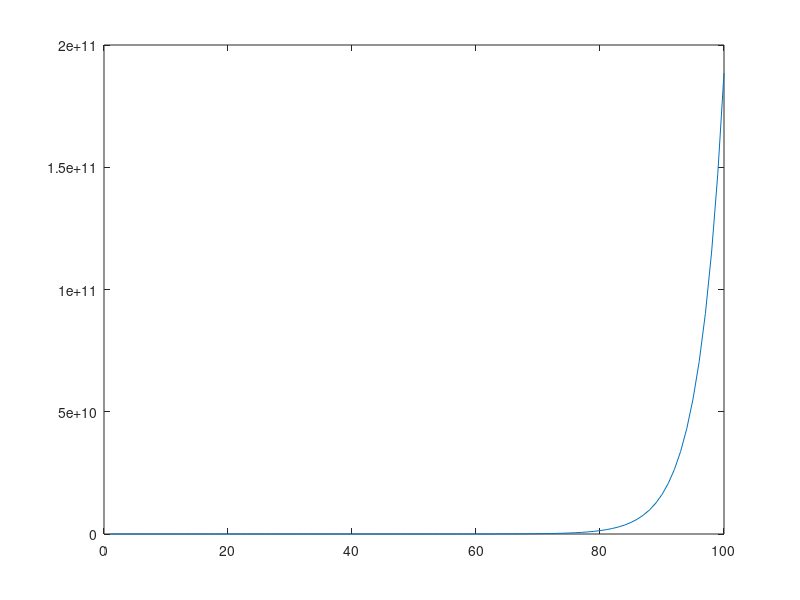

Recreate this plot in MATLAB.

% matrix eigen values 

E = [ 0.6 0 0.7; 0 0.4 0.5; 0.3 0.5 0.2 ];
% ; differentiate rows so 5 7 1.5 is the top row 


%[v,d] = eig(E); v = eigen vectors and d = eigen values 
%i=0; 
%N = [0;100;0]; 

%while i<10 while equation to calc pop    
 %  i=i+1;
  % N = E*N;    
%end

%A = [2;-1]; testing out an explicit equation 
%B = [1;1];
%t=4; 
%N = (-1)*(1/2)^t*A + 3*2^t*B; 

b = 1-0.59; 
N = [ 10; 0;0;0;0;0;0;0];
A1 = [b 0 0 0 0 0 0 0]; 
A2 = [ .59 b b b b b b b];
A3 = [ 0 .59 b 0 0 0 0 0];
A4 = [ 0 0 .59 b 0 0 0 0];
A5 = [ 0 0 0 .59 b 0 0 0]; 
A6 = [ 0 0 0 0 .59 b 0 0]; 
A7 = [ 0 0 0 0 0 .59 b 0];
A8 = [ 0 0 0 0 0 0 .59 1]; 

L = [A1; A2; A3; A4; A5; A6; A7; A8]; 
C = N; 
t = 1; 
while t<100
    B = L*N; 
    C = [C B]; 
    N = B; 
   t=t+1; 
end
%sum of each column 
T = sum(C); 
% plot each sum 
   plot(T);  
  
   v = eig(L); 
   y = (12198)^(1/42); 

